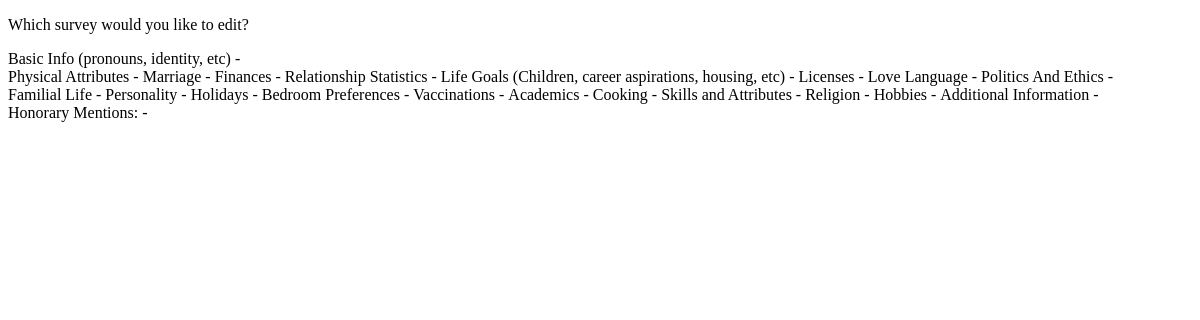
/select_survey_to_edit.php (signed in), run on the app's committed database.
### tables this page shows
CREATE TABLE IF NOT EXISTS  survey_tb(survey_ID INTEGER AUTO_INCREMENT PRIMARY KEY, surveyTopic TINYTEXT);

### select_survey_to_edit.php (the view, shortened to what this page needs)
<?php
$DATABASE_HOST = 'localhost';
$DATABASE_USER = 'root';
$DATABASE_PASS = '';
$DATABASE_NAME = 'fusion_flirt_db';
$con = mysqli_connect($DATABASE_HOST, $DATABASE_USER, $DATABASE_PASS, $DATABASE_NAME);
?>
<!DOCTYPE html>
<html>
    <head>
		<link href="popup.css" rel="stylesheet">
    <form action=".php" method="post">
        <p> Which survey would you like to edit?</p>
        <?php
        if ($stmt = $con->prepare('SELECT survey_ID, surveyTopic FROM survey_tb')) {
            $stmt->execute();
            $result = $stmt->get_result();
            foreach ($result as $row) {
                $surveyID = $row['survey_ID'];
                ?>
                <div class="popup" onclick="myFunction<?php echo $surveyID ?>()">
                    <?php echo $row['surveyTopic'] ?> -
                </div>
                <?php
            }
        }?>
    </form>
</html>

### popup.css (style rules this page uses)
.popup { position: relative; display: inline-block; cursor: pointer; }

### data on the page
survey_tb: surveyTopic "Basic Info (pronouns, identity, etc)"
survey_tb: surveyTopic "Physical Attributes"
survey_tb: surveyTopic "Marriage"
survey_tb: surveyTopic "Finances"
survey_tb: surveyTopic "Relationship Statistics"
survey_tb: surveyTopic "Life Goals (Children, career aspirations, housing, etc)"
survey_tb: surveyTopic "Licenses"
survey_tb: surveyTopic "Love Language"
survey_tb: surveyTopic "Politics And Ethics"
survey_tb: surveyTopic "Familial Life"
survey_tb: surveyTopic "Personality"
survey_tb: surveyTopic "Holidays"
survey_tb: surveyTopic "Bedroom Preferences"
survey_tb: surveyTopic "Vaccinations"
survey_tb: surveyTopic "Academics"
survey_tb: surveyTopic "Cooking"
survey_tb: surveyTopic "Skills and Attributes"
survey_tb: surveyTopic "Religion"
survey_tb: surveyTopic "Hobbies"
survey_tb: surveyTopic "Additional Information"
survey_tb: surveyTopic "Honorary Mentions:"
